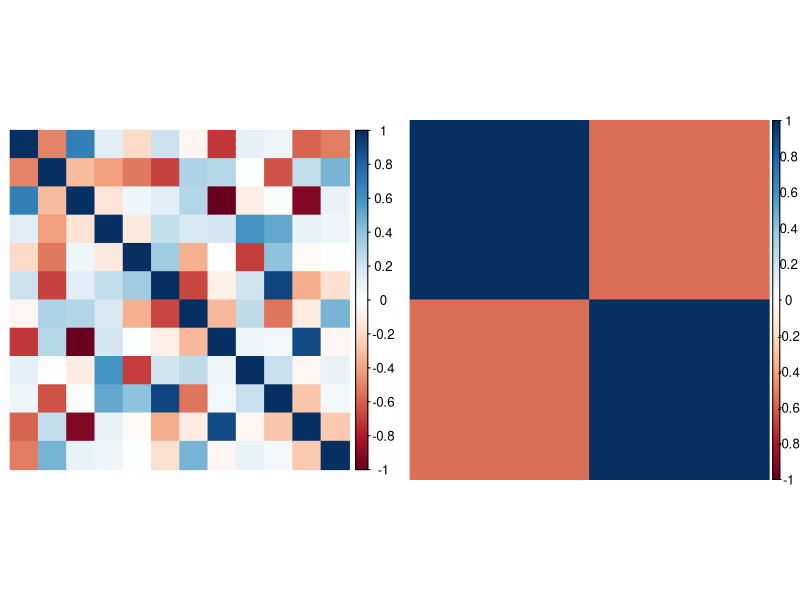
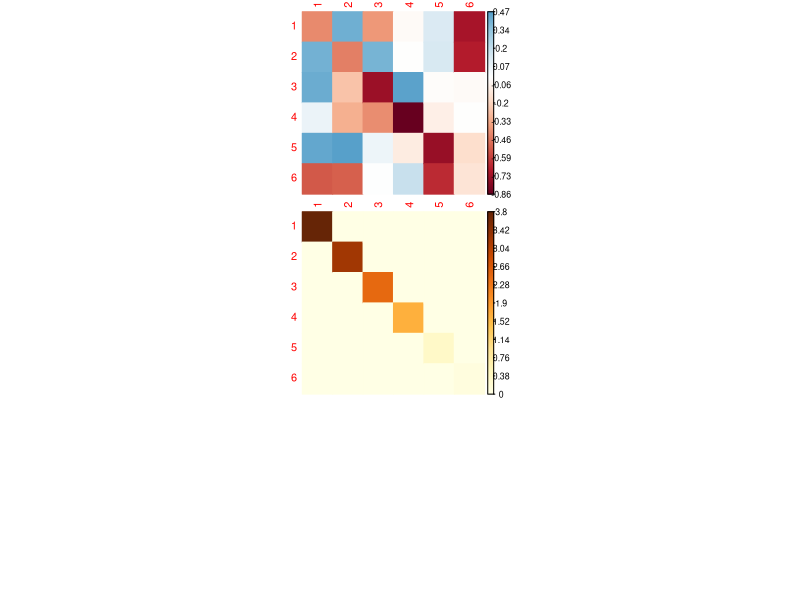
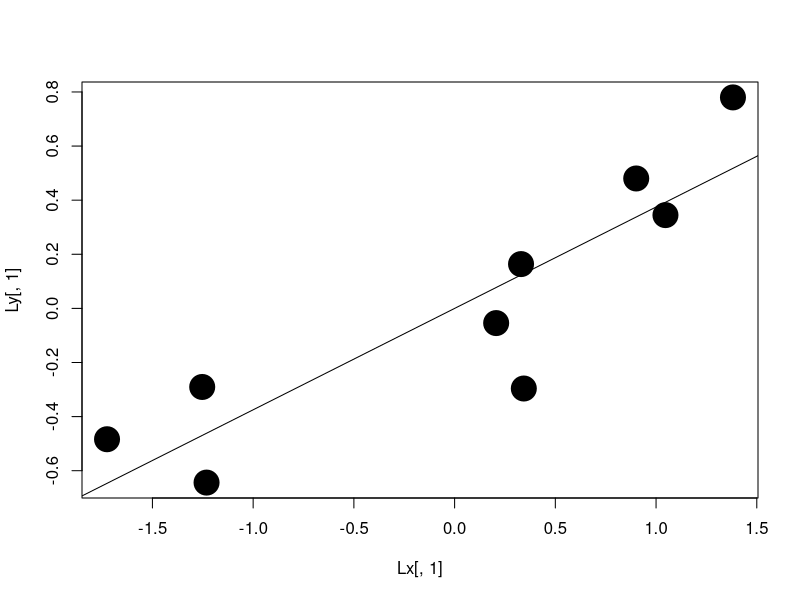
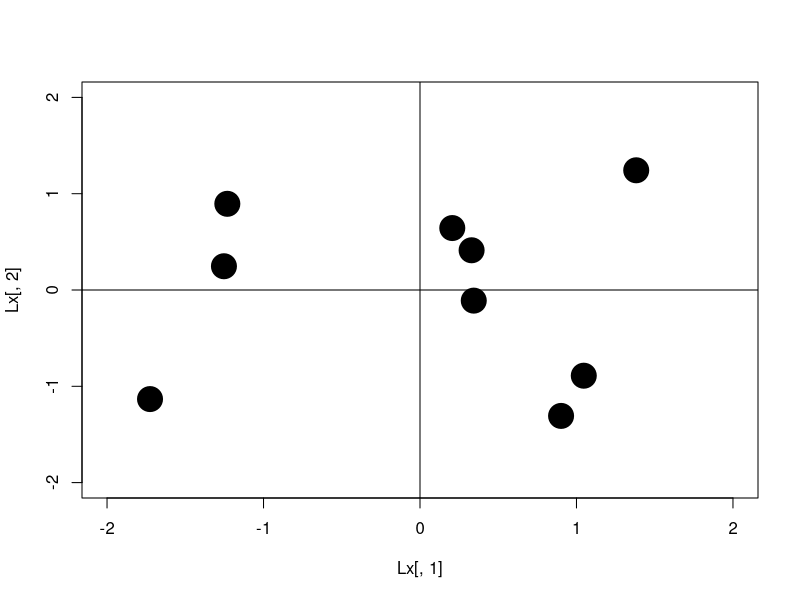
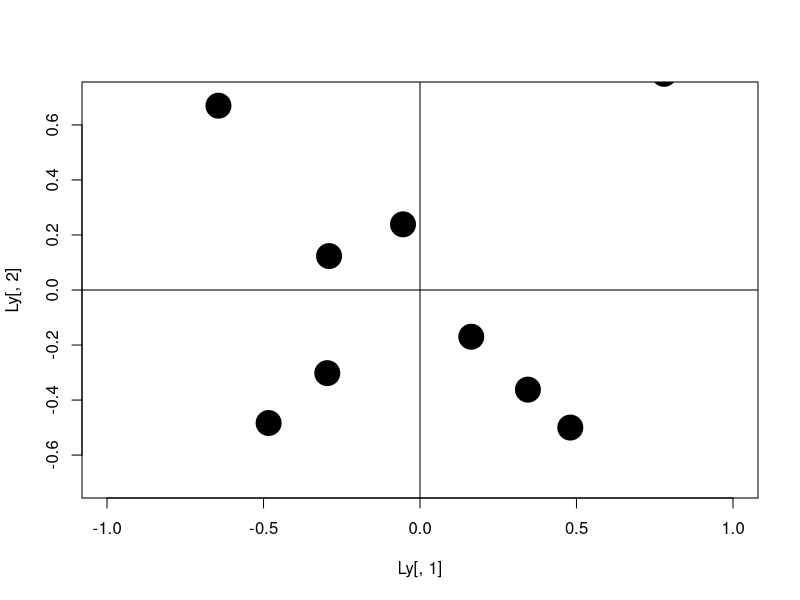

These figures' R source, in order:
#!/usr/bin/Rscript

# Load dplyr to use %>%
library(dplyr)

# Create a vector with the x  matrix values
xvals  <- c(
  2, 5, 6, 1, 9, 1, 7, 6, 2, 1, 7, 3,
  4, 1, 5, 8, 8, 7, 2, 8, 6, 4, 8, 2,
  5, 8, 7, 3, 7, 1, 7, 4, 5, 1, 4, 3,
  3, 3, 7, 6, 1, 1, 10, 2, 2, 1, 7, 4,
  2, 3, 8, 7, 1, 6, 9, 1, 8, 8, 1, 6,
  1, 7, 3, 1, 1, 3, 1, 8, 1, 3, 9, 5,
  9, 0, 7, 1, 8, 7, 4, 2, 3, 6, 2, 7,
  8, 0, 6, 5, 9, 7, 4, 4, 2, 10, 3, 8,
  7, 7, 4, 5, 7, 6, 7, 6, 5, 4, 8, 8
)  %>%
  matrix(nrow = 9, ncol = 12, byrow = TRUE)

# Create the X matrix values
yvals <- c(
  15, 19, 18, 
  22, 21, 23, 
  29, 30, 30, 
  600, 520, 545, 
  426, 404, 411, 
  326, 309, 303
) %>%
 matrix(nrow = 9, ncol = 2, byrow = FALSE)


# Create a function to normalize the data: data will be scaled to mean = 0 and SS = 1

normalize_pls <- function(matrix) {
  normalize_column <- function(column) {
    centered <- column - mean(column)
    scaled <- centered / sqrt(sum((centered)^2))
    return(scaled)
  }
  apply(matrix, 2, normalize_column)
}
# In the tutorial data was normalized base on the mean of each condition, so 
# we will do the same thing here. Remember that there are 3 conditions and tree observations

# Now we normailize X 

X <- rbind(
    normalize_pls(xvals[1:3,]),
    normalize_pls(xvals[4:6,]),
    normalize_pls(xvals[7:9,])

)

# Now we normalize Y

Y <- rbind(

normalize_pls(yvals[1:3,]),
normalize_pls(yvals[4:6,]), 
normalize_pls(yvals[7:9,])

)

## Replace the Nans  with 0s 

X[is.nan(X)] <- 0.0
Y[is.nan(Y)] <- 0.0
## before we begin the analyses lets  quickly do a correlation matrix of X and Y matrices


library(corrplot)


par (mfrow = c(1,2))

corrplot(cor(X),method = "color" , tl.pos = "n")
corrplot(cor(Y),method = "color" , tl.pos = "n")

## Once we have normalized the data we will proced to calculate the product of YY 

XY <- rbind(

 t(Y[1:3,]) %*%  X[1:3,],
 t(Y[4:6,]) %*%  X[4:6,],
 t(Y[7:9,]) %*%  X[7:9,])

 XY
# sinvugular value decomplosition

SVD <- svd(XY) 

SVD

par(mfrow = c(3,1))


corrplot(SVD$u, method = "color", 
is.corr = F)
corrplot(diag(SVD$d), method = "color",is.corr = F)



# Calculate Lx 

Lx <- X %*% SVD$v * -1 

# Calculate Ly

Ly <- rbind(
Y[1:3,] %*% SVD$u[1:2,] *-1,
Y[4:6,] %*% SVD$u[3:4,] * -1,
Y[7:9,] %*% SVD$u[5:6,] * -1)

par(mfrow = c(1,1))

plot(Lx[,1],Ly[,1],
pch = 20, col = "black" ,
cex = 5)
abline(lm(Ly[,1] ~ Lx[,1]))


plot(Lx[,1], Lx[,2],
xlim = c(-2,2),
ylim = c(-2,2),
cex = 5, 
pch = 20
)
abline(h = 0)
abline(v = 0)

plot(Ly[,1], Ly[,2],
xlim = c(-1,1),
ylim = c(-.7,.7),
cex = 5,
pch = 20
)
abline(h = 0)
abline(v = 0)
